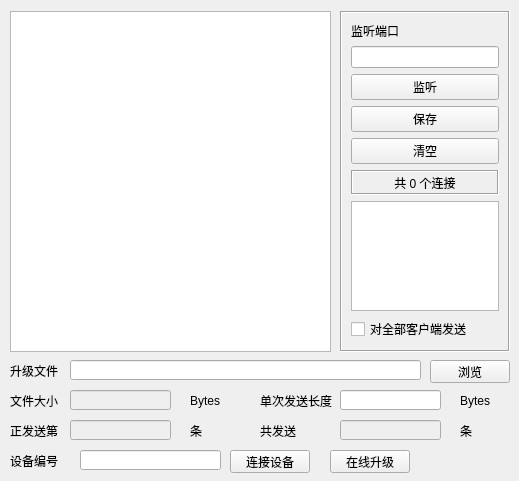
<?xml version="1.0" encoding="UTF-8"?>
<ui version="4.0">
 <class>frmTcpServer</class>
 <widget class="QWidget" name="frmTcpServer">
  <property name="geometry">
   <rect>
    <x>0</x>
    <y>0</y>
    <width>519</width>
    <height>481</height>
   </rect>
  </property>
  <property name="windowTitle">
   <string>Form</string>
  </property>
  <widget class="QWidget" name="widget" native="true">
   <property name="geometry">
    <rect>
     <x>10</x>
     <y>900</y>
     <width>606</width>
     <height>23</height>
    </rect>
   </property>
   <layout class="QHBoxLayout" name="layTcpServer">
    <property name="leftMargin">
     <number>0</number>
    </property>
    <property name="topMargin">
     <number>0</number>
    </property>
    <property name="rightMargin">
     <number>0</number>
    </property>
    <property name="bottomMargin">
     <number>0</number>
    </property>
   </layout>
  </widget>
  <widget class="QPushButton" name="btnUpgrate">
   <property name="geometry">
    <rect>
     <x>330</x>
     <y>450</y>
     <width>80</width>
     <height>23</height>
    </rect>
   </property>
   <property name="minimumSize">
    <size>
     <width>80</width>
     <height>0</height>
    </size>
   </property>
   <property name="maximumSize">
    <size>
     <width>80</width>
     <height>16777215</height>
    </size>
   </property>
   <property name="text">
    <string>在线升级</string>
   </property>
  </widget>
  <widget class="QTextEdit" name="txtMain">
   <property name="geometry">
    <rect>
     <x>10</x>
     <y>11</y>
     <width>321</width>
     <height>341</height>
    </rect>
   </property>
   <property name="readOnly">
    <bool>true</bool>
   </property>
  </widget>
  <widget class="QFrame" name="frame">
   <property name="geometry">
    <rect>
     <x>340</x>
     <y>11</y>
     <width>170</width>
     <height>341</height>
    </rect>
   </property>
   <property name="minimumSize">
    <size>
     <width>170</width>
     <height>0</height>
    </size>
   </property>
   <property name="maximumSize">
    <size>
     <width>170</width>
     <height>16777215</height>
    </size>
   </property>
   <property name="frameShape">
    <enum>QFrame::Box</enum>
   </property>
   <property name="frameShadow">
    <enum>QFrame::Sunken</enum>
   </property>
   <layout class="QVBoxLayout" name="verticalLayout_3">
    <property name="leftMargin">
     <number>9</number>
    </property>
    <property name="topMargin">
     <number>9</number>
    </property>
    <property name="rightMargin">
     <number>9</number>
    </property>
    <property name="bottomMargin">
     <number>9</number>
    </property>
    <item>
     <widget class="QLabel" name="labListenPort">
      <property name="text">
       <string>监听端口</string>
      </property>
     </widget>
    </item>
    <item>
     <widget class="QLineEdit" name="txtListenPort"/>
    </item>
    <item>
     <widget class="QPushButton" name="btnListen">
      <property name="text">
       <string>监听</string>
      </property>
     </widget>
    </item>
    <item>
     <widget class="QPushButton" name="btnSave">
      <property name="text">
       <string>保存</string>
      </property>
     </widget>
    </item>
    <item>
     <widget class="QPushButton" name="btnClear">
      <property name="text">
       <string>清空</string>
      </property>
     </widget>
    </item>
    <item>
     <widget class="QLabel" name="labCount">
      <property name="minimumSize">
       <size>
        <width>0</width>
        <height>25</height>
       </size>
      </property>
      <property name="frameShape">
       <enum>QFrame::Box</enum>
      </property>
      <property name="frameShadow">
       <enum>QFrame::Sunken</enum>
      </property>
      <property name="text">
       <string>共 0 个连接</string>
      </property>
      <property name="alignment">
       <set>Qt::AlignCenter</set>
      </property>
     </widget>
    </item>
    <item>
     <widget class="QListWidget" name="listWidget"/>
    </item>
    <item>
     <widget class="QCheckBox" name="ckAll">
      <property name="text">
       <string>对全部客户端发送</string>
      </property>
     </widget>
    </item>
   </layout>
  </widget>
  <widget class="QPushButton" name="btnBrowser">
   <property name="geometry">
    <rect>
     <x>430</x>
     <y>360</y>
     <width>80</width>
     <height>23</height>
    </rect>
   </property>
   <property name="minimumSize">
    <size>
     <width>80</width>
     <height>0</height>
    </size>
   </property>
   <property name="maximumSize">
    <size>
     <width>80</width>
     <height>16777215</height>
    </size>
   </property>
   <property name="text">
    <string>浏览</string>
   </property>
  </widget>
  <widget class="QPushButton" name="btnConnect">
   <property name="geometry">
    <rect>
     <x>230</x>
     <y>450</y>
     <width>80</width>
     <height>23</height>
    </rect>
   </property>
   <property name="minimumSize">
    <size>
     <width>80</width>
     <height>0</height>
    </size>
   </property>
   <property name="maximumSize">
    <size>
     <width>80</width>
     <height>16777215</height>
    </size>
   </property>
   <property name="text">
    <string>连接设备</string>
   </property>
  </widget>
  <widget class="QLineEdit" name="browseFileEdit">
   <property name="enabled">
    <bool>true</bool>
   </property>
   <property name="geometry">
    <rect>
     <x>70</x>
     <y>360</y>
     <width>351</width>
     <height>20</height>
    </rect>
   </property>
   <property name="readOnly">
    <bool>false</bool>
   </property>
  </widget>
  <widget class="QLabel" name="labListenPort_2">
   <property name="geometry">
    <rect>
     <x>10</x>
     <y>360</y>
     <width>81</width>
     <height>21</height>
    </rect>
   </property>
   <property name="text">
    <string>升级文件</string>
   </property>
  </widget>
  <widget class="QLabel" name="labListenPort_4">
   <property name="geometry">
    <rect>
     <x>190</x>
     <y>390</y>
     <width>41</width>
     <height>21</height>
    </rect>
   </property>
   <property name="text">
    <string>Bytes</string>
   </property>
  </widget>
  <widget class="QLineEdit" name="fileSizeEdit">
   <property name="enabled">
    <bool>false</bool>
   </property>
   <property name="geometry">
    <rect>
     <x>70</x>
     <y>390</y>
     <width>101</width>
     <height>20</height>
    </rect>
   </property>
  </widget>
  <widget class="QLabel" name="labListenPort_3">
   <property name="geometry">
    <rect>
     <x>10</x>
     <y>390</y>
     <width>61</width>
     <height>21</height>
    </rect>
   </property>
   <property name="text">
    <string>文件大小</string>
   </property>
  </widget>
  <widget class="QLabel" name="labListenPort_5">
   <property name="geometry">
    <rect>
     <x>260</x>
     <y>390</y>
     <width>81</width>
     <height>21</height>
    </rect>
   </property>
   <property name="text">
    <string>单次发送长度</string>
   </property>
  </widget>
  <widget class="QLineEdit" name="oneSizeEdit">
   <property name="enabled">
    <bool>true</bool>
   </property>
   <property name="geometry">
    <rect>
     <x>340</x>
     <y>390</y>
     <width>101</width>
     <height>20</height>
    </rect>
   </property>
  </widget>
  <widget class="QLabel" name="labListenPort_6">
   <property name="geometry">
    <rect>
     <x>460</x>
     <y>390</y>
     <width>41</width>
     <height>21</height>
    </rect>
   </property>
   <property name="text">
    <string>Bytes</string>
   </property>
  </widget>
  <widget class="QLabel" name="labListenPort_7">
   <property name="geometry">
    <rect>
     <x>10</x>
     <y>420</y>
     <width>61</width>
     <height>21</height>
    </rect>
   </property>
   <property name="text">
    <string>正发送第</string>
   </property>
  </widget>
  <widget class="QLineEdit" name="sendingNumEdit">
   <property name="enabled">
    <bool>false</bool>
   </property>
   <property name="geometry">
    <rect>
     <x>70</x>
     <y>420</y>
     <width>101</width>
     <height>20</height>
    </rect>
   </property>
  </widget>
  <widget class="QLabel" name="labListenPort_8">
   <property name="geometry">
    <rect>
     <x>190</x>
     <y>420</y>
     <width>41</width>
     <height>21</height>
    </rect>
   </property>
   <property name="text">
    <string>条</string>
   </property>
  </widget>
  <widget class="QLabel" name="labListenPort_9">
   <property name="geometry">
    <rect>
     <x>260</x>
     <y>420</y>
     <width>71</width>
     <height>21</height>
    </rect>
   </property>
   <property name="text">
    <string>共发送</string>
   </property>
  </widget>
  <widget class="QLabel" name="labListenPort_10">
   <property name="geometry">
    <rect>
     <x>460</x>
     <y>420</y>
     <width>41</width>
     <height>21</height>
    </rect>
   </property>
   <property name="text">
    <string>条</string>
   </property>
  </widget>
  <widget class="QLineEdit" name="sendAllNumEdit">
   <property name="enabled">
    <bool>false</bool>
   </property>
   <property name="geometry">
    <rect>
     <x>340</x>
     <y>420</y>
     <width>101</width>
     <height>20</height>
    </rect>
   </property>
  </widget>
  <widget class="QLabel" name="labListenPort_11">
   <property name="geometry">
    <rect>
     <x>10</x>
     <y>450</y>
     <width>61</width>
     <height>21</height>
    </rect>
   </property>
   <property name="text">
    <string>设备编号</string>
   </property>
  </widget>
  <widget class="QLineEdit" name="termialAddrEdit">
   <property name="enabled">
    <bool>true</bool>
   </property>
   <property name="geometry">
    <rect>
     <x>80</x>
     <y>450</y>
     <width>141</width>
     <height>20</height>
    </rect>
   </property>
  </widget>
  <widget class="QLabel" name="connectTerStatusLabe">
   <property name="geometry">
    <rect>
     <x>420</x>
     <y>450</y>
     <width>91</width>
     <height>21</height>
    </rect>
   </property>
   <property name="text">
    <string/>
   </property>
  </widget>
 </widget>
 <resources/>
 <connections/>
</ui>
